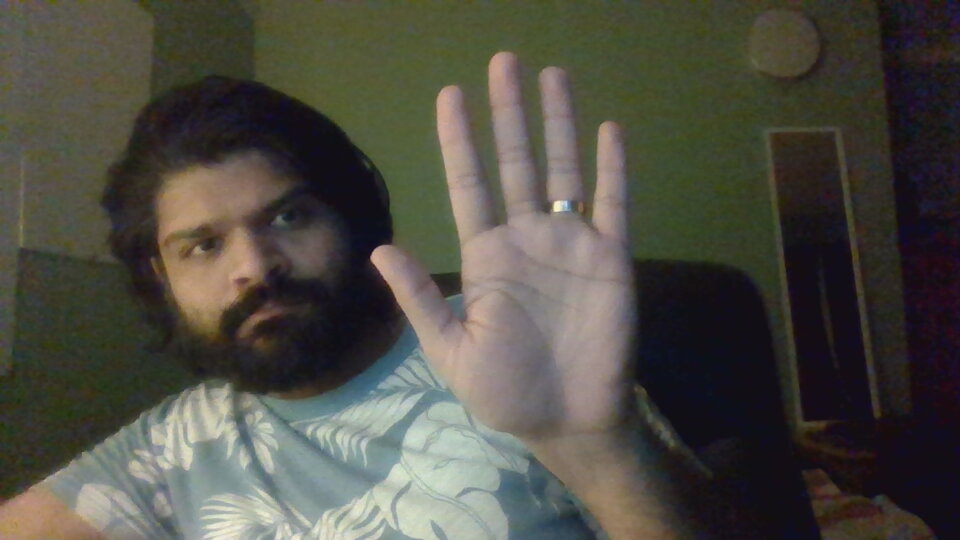
//> input picture build/Hand.jpg, 960 x 540 px
$ ./mainCH3   (built with g++ and OpenCV 4)
//> lines starting //> are read from the running program, lines starting //| are printed output that depends on the picture
#include <opencv2/imgcodecs.hpp> //this is for reading files
#include <opencv2/highgui.hpp> //this is for basic gui
#include <opencv2/imgproc.hpp> //for image processing
#include <iostream>

using namespace cv;
using namespace std;

//---------------------------Chapter 3 : resize, crop function ------------------//

int main(){

    string path_hand = "Hand.jpg";
    Mat img = imread(path_hand);
//> img is the input picture: 540 rows x 960 cols, CV_8UC3; mean B, G, R 68.2, 77, 79.2
    Mat ResizeImg, CropImg;

    cout<< img.size()<<endl; //to know the size of existing image
//| [960 x 540]

    // -------------------------- resize -------------------------//
    resize(img,ResizeImg, Size(640,480)); //this might make image croocked since we are just resizing it without
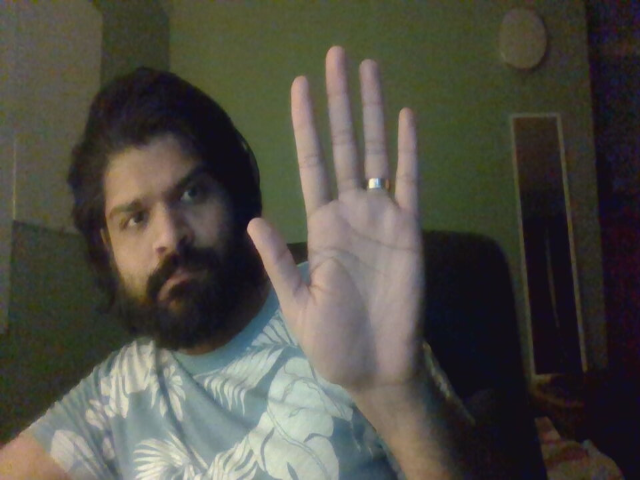
//> ResizeImg: 480 rows x 640 cols, CV_8UC3; mean B, G, R 68.1, 76.9, 79.1
    //concerning with aspect ratio

    //if we just want to scale it down instead then we can do something like this
    //resize(img,ResizeImg, 0.5,0.5); this will reduce in terms of percentage over x and y axis

    imshow("Resize Image",ResizeImg);

    // ----------------------------- cropping image - ROI region of interest -------------------------//

    Rect roi(400,200,300,300); //rect here is a rectangle data type, x,y and width and height are four parameters
    // we will put this roi object into our image as the following line suggests
    //first two is the starting point of the crop and then next two is the diagonal end point

    CropImg = img(roi); //in this way we will be able to crop our image
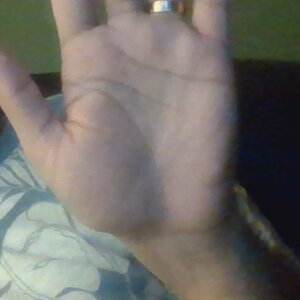
//> CropImg: 300 rows x 300 cols, CV_8UC3; mean B, G, R 105.5, 110.4, 114

    imshow("Crop Image",CropImg);

    waitKey(0);

}
